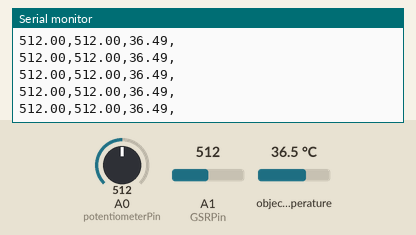
This sketch was run on a simulated Arduino Uno, built for the host (arithmetic inside an expression is 32-bit, double 64-bit). Parts: the last lines printed to the serial monitor. The test bench sets the inputs (shaded band); at power-on: A1 (GSRPin) = 512, A0 (potentiometerPin) = 512, object temperature 36.5 °C.

Above: at 5.7 s.
5.8 s: A1 (GSRPin) set to 990
At 6.6 s:
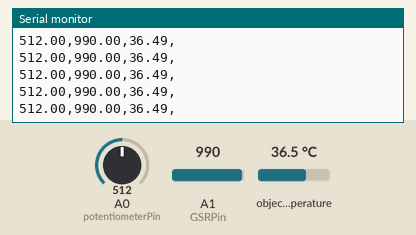
8.8 s: A1 (GSRPin) set to 1009
At 9.3 s:
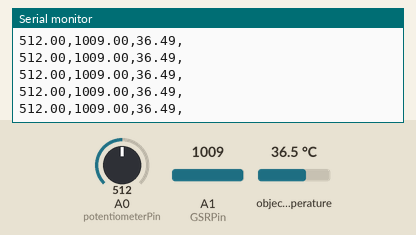
Timing chart, 0 to 11.8 s (numbered marks = the images above; inputs shaded):
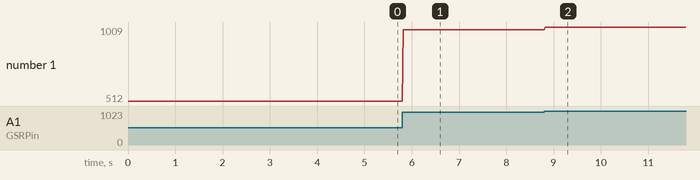

Measured:
- after the input at 5.8 s, the serial monitor: prints a new line at once (image 1)
- after the input at 8.8 s, the serial monitor: prints a new line at once (image 2)
- plotted number 1: 512 → 990 after the input at 5.8 s, 990 → 1009 after the input at 8.8 s

The sketch:

Arduino_Send_Data.ino
```cpp
#include <math.h>
#include "Adafruit_MLX90614.h"
// Define Pins of the Arduino //
int potentiometerPin = A0;
int GSRPin = A1;

// Define Communication Variables //
float feedbackFreq = 1;
float feedbackTime = 0;
String outString;

// Main variables //
float fVariable = 0;
int iVariable = 0;
float counter = 0;

float fPotentiometer_Value = 0;
float fGSR_Value = 0;
Adafruit_MLX90614 mlx;
float Temperature = 0;

// FUNCTION that reveives data from the serial port and assigns it to main variables
void setValues(){
  while(Serial.available()<=0){}	// Wait for serial port to become available

  fVariable = Serial.parseFloat();
  iVariable = Serial.parseInt();

  Serial.flush();	// Clear the serial port buffer
}

// FUNCTION that extends the string to be sent via the serial port
void addOutString(float inp){
  String addString = String(inp);
  addString = String(addString + ",");
  outString = String(outString + addString);
}

// FUNCTION that sends data via the serial port
void outputData(){
  Serial.flush();
  Serial.println(outString);
  outString = "";
}

// SETUP ROUTINE //
void setup()
{
  // Settings
  mlx.begin();
  Serial.begin(9600);				// Start the serial port
  while(!Serial);					// Wait for serial port to run
  analogReference(INTERNAL2V56);	// Change internal voltage reference for force sensors
  feedbackTime = micros();			// Record an initial time for the feedback timer
}
//////////////////

//// MAIN LOOP ////
void loop()
{
   //Temperature = mlx.readObjectTempC();
  // Read the sensor values and assign them to the main variables
  fPotentiometer_Value = analogRead(potentiometerPin);
  fGSR_Value = analogRead(GSRPin);
  Temperature = mlx.readObjectTempC();

  // Run this at the feedback frequency
  //if (((feedbackTime - micros()) / 1000000) > (1/feedbackFreq))
  {
	feedbackTime = micros();	// Reset the timer
  //delay(1000);

	addOutString(fPotentiometer_Value); // Add variable 1

	addOutString(fGSR_Value);    // Add variable 2

  addOutString(Temperature);

	outputData();				// Send the data via the serial port


  }
}
//////////////////
```
